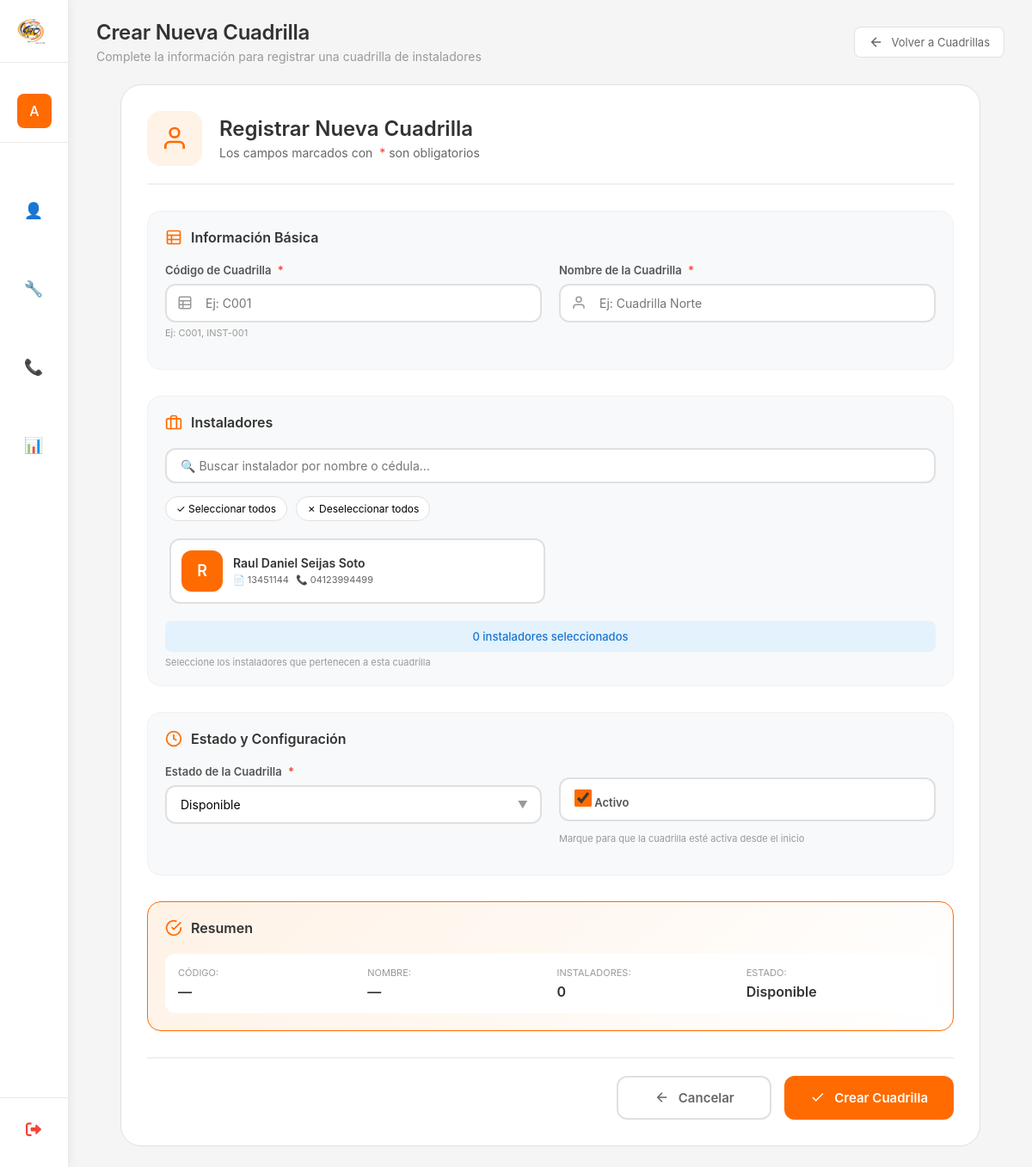
Screenshot of /crear/cuadrilla/ (signed in) with the database file from the repository.
### myapp/models.py (models this page shows, shortened)
class PerfilUsuario(models.Model):
    usuario = models.OneToOneField(
        User,
        on_delete=models.CASCADE,
        related_name='perfil',
        verbose_name="Usuario"
    )
    cedula = models.PositiveIntegerField(
        verbose_name="Cédula de Identidad",
        unique=True,
        null=True,
        blank=True
    )
    telefono = models.CharField(
        max_length=20,
        verbose_name="Teléfono",
        blank=True,
        null=True
    )
    activo = models.BooleanField(  # Campo nuevo
        default=True,
        verbose_name="Activo"
    )
    class Meta:
        verbose_name = "Perfil de Usuario"
        verbose_name_plural = "Perfiles de Usuarios"

### myapp/views_admin.py (the view)
# urls.py: path('crear/cuadrilla/',crear_cuadrilla, name='crear_cuadrilla'),
@login_required
def crear_cuadrilla(request):
    if not es_admin(request.user):
        messages.error(request, 'No tienes permisos para acceder a esta página.')
        return redirect('lista_cuadrillas')
    try:
        grupo_instalador = Group.objects.get(name='Instalador')
    except Group.DoesNotExist:
        grupo_instalador = Group.objects.create(name='Instalador')
        messages.info(request, 'Se creó automáticamente el grupo "Instalador".')
    if request.method == 'POST':
        form = CuadrillaForm(request.POST)
        if form.is_valid():
            cuadrilla = form.save(commit=False)
            cuadrilla.creado_por = request.user
            cuadrilla.save()
            form.save_m2m()  # Guardar relaciones ManyToMany
            messages.success(request, f'✅ Cuadrilla "{cuadrilla.nombre}" creada exitosamente.')
            return redirect('lista_cuadrillas')
        else:
            messages.error(request, '❌ Por favor corrige los errores en el formulario.')
    else:
        form = CuadrillaForm()
    instaladores_disponibles = PerfilUsuario.objects.filter(
        usuario__groups=grupo_instalador,
        usuario__is_active=True
    ).exclude(
        cuadrillas__isnull=False  # Excluir los que ya están en alguna cuadrilla
    ).select_related('usuario').order_by('usuario__first_name')
    instaladores_data = []
    for inst in instaladores_disponibles:
        instaladores_data.append({
            'id': inst.id,
            'nombre': inst.usuario.get_full_name() or inst.usuario.username,
            'cedula': inst.cedula or 'Sin cédula',
            'telefono': inst.telefono or 'Sin teléfono',
        })
    context = {
        'form': form,
        'instaladores': instaladores_disponibles,
        'instaladores_data': instaladores_data,
        'accion': 'Crear',
        'total_instaladores': instaladores_disponibles.count()
    }
    return render(request, 'Admin/cuadrilla/crear_cuadrilla.html', context)

### myapp/templates/Admin/cuadrilla/crear_cuadrilla.html (shortened to what this page needs)
{% extends 'Inicio_De_Sesion/base.html' %}
{% load static %}
{% block page_title %}Crear Nueva Cuadrilla{% endblock %}
{% block page_subtitle %}Complete la información para registrar una cuadrilla de instaladores{% endblock %}
{% block header_actions %}
<a href="{% url 'lista_cuadrillas' %}" class="btn-secondary">
    <svg width="18" height="18" viewBox="0 0 24 24" fill="none" stroke="currentColor" stroke-width="2">
        <path d="M19 12H5M12 19l-7-7 7-7"/>
    </svg>
    Volver a Cuadrillas
</a>
{% endblock %}
{% block content %}
<div class="form-container">
    <div class="form-card">
        <div class="form-header">
            <div class="form-header-icon">
                <svg width="32" height="32" viewBox="0 0 24 24" fill="none" stroke="#ff6b00" stroke-width="2">
                    <path d="M20 21v-2a4 4 0 0 0-4-4H8a4 4 0 0 0-4 4v2"/>
                    <circle cx="12" cy="7" r="4"/>
                </svg>
            </div>
            <div class="form-header-text">
                <h2>Registrar Nueva Cuadrilla</h2>
                <p>Los campos marcados con <span class="required">*</span> son obligatorios</p>
            </div>
        </div>
        <form method="post" class="edit-form" id="crearCuadrillaForm">
            <div class="form-section">
                <h3 class="section-title">
                    <svg width="20" height="20" viewBox="0 0 24 24" fill="none" stroke="#ff6b00" stroke-width="2">
                        <rect x="3" y="3" width="18" height="18" rx="2" ry="2"/>
                        <line x1="3" y1="9" x2="21" y2="9"/>
                        <line x1="3" y1="15" x2="21" y2="15"/>
                        <line x1="9" y1="21" x2="9" y2="9"/>
                    </svg>
                    Información Básica
                </h3>
                <div class="grid-2">
                    <div class="form-group">
                        <label for="{{ form.codigo.id_for_label }}">
                            {{ form.codigo.label }} <span class="required">*</span>
                        </label>
                        <div class="input-with-icon">
                            <svg width="18" height="18" viewBox="0 0 24 24" fill="none" stroke="#999" stroke-width="2">
                                <rect x="3" y="3" width="18" height="18" rx="2" ry="2"/>
                                <line x1="3" y1="9" x2="21" y2="9"/>
                                <line x1="3" y1="15" x2="21" y2="15"/>
                                <line x1="9" y1="21" x2="9" y2="9"/>
                            </svg>
                            {{ form.codigo }}
                        </div>
                        <small class="help-text">{{ form.codigo.help_text }}</small>
                    </div>
                    <div class="form-group">
                        <label for="{{ form.nombre.id_for_label }}">
                            {{ form.nombre.label }} <span class="required">*</span>
                        </label>
                        <div class="input-with-icon">
                            <svg width="18" height="18" viewBox="0 0 24 24" fill="none" stroke="#999" stroke-width="2">
                                <path d="M20 21v-2a4 4 0 0 0-4-4H8a4 4 0 0 0-4 4v2"/>
                                <circle cx="12" cy="7" r="4"/>
                            </svg>
                            {{ form.nombre }}
                        </div>
                    </div>
                </div>
            </div>
            <div class="form-section">
                <h3 class="section-title">
                    <svg width="20" height="20" viewBox="0 0 24 24" fill="none" stroke="#ff6b00" stroke-width="2">
                        <rect x="2" y="7" width="20" height="14" rx="2" ry="2"/>
                        <path d="M16 21V5a2 2 0 0 0-2-2h-4a2 2 0 0 0-2 2v16"/>
                    </svg>
                    Instaladores
                </h3>
                <div class="search-instaladores">
                    <input type="text" id="searchInstalador" placeholder="🔍 Buscar instalador por nombre o cédula..." class="search-input">
                </div>
                <div class="quick-select-buttons">
                    <button type="button" class="btn-quick" onclick="seleccionarTodos()">✓ Seleccionar todos</button>
                    <button type="button" class="btn-quick" onclick="deseleccionarTodos()">✗ Deseleccionar todos</button>
                </div>
                <div class="instaladores-grid" id="instaladoresGrid">
                    {% for instalador in instaladores %}
                    <label class="instalador-card" data-nombre="{{ instalador.usuario.get_full_name|default:instalador.usuario.username|lower }}" data-cedula="{{ instalador.cedula }}">
                        <div class="instalador-card-content">
                            <div class="instalador-avatar">
                                {{ instalador.usuario.get_full_name|default:instalador.usuario.username|first|upper }}
                            </div>
                            <div class="instalador-info">
                                <div class="instalador-nombre">{{ instalador.usuario.get_full_name|default:instalador.usuario.username }}</div>
                                <div class="instalador-detalle">
                                    <span class="instalador-cedula">📄 {{ instalador.cedula|default:"Sin cédula" }}</span>
                                    <span class="instalador-telefono">📞 {{ instalador.telefono|default:"Sin teléfono" }}</span>
                                </div>
                            </div>
                        </div>
                    </label>
                    {% empty %}
                    <div class="alert-warning">
                        ⚠ No hay instaladores disponibles. Todos los instaladores ya están asignados a otras cuadrillas.
                    </div>
                    {% endfor %}
                </div>
                <div class="seleccionados-info" id="instaladores-count">
                </div>
                <small class="help-text">Seleccione los instaladores que pertenecen a esta cuadrilla</small>
            </div>
            <div class="form-section">
                <h3 class="section-title">
                    <svg width="20" height="20" viewBox="0 0 24 24" fill="none" stroke="#ff6b00" stroke-width="2">
                        <circle cx="12" cy="12" r="10"/>
                        <path d="M12 6v6l4 2"/>
                    </svg>
                    Estado y Configuración
                </h3>
                <div class="grid-2">
                    <div class="form-group">
                        <label for="{{ form.estado.id_for_label }}">
                            {{ form.estado.label }} <span class="required">*</span>
                        </label>
                        <div class="select-wrapper">
                            {{ form.estado }}
                        </div>
                    </div>
                    <div class="form-group checkbox-group">
                        <label class="checkbox-label">
                            {{ form.activo }}
                            <span>{{ form.activo.label }}</span>
                        </label>
                        <small class="help-text">Marque para que la cuadrilla esté activa desde el inicio</small>
                    </div>
                </div>
            </div>
            <div class="form-section resumen-section">
                <h3 class="section-title">
                    <svg width="20" height="20" viewBox="0 0 24 24" fill="none" stroke="#ff6b00" stroke-width="2">
                        <path d="M22 11.08V12a10 10 0 1 1-5.93-9.14"/>
                        <polyline points="22 4 12 14.01 9 11.01"/>
                    </svg>
                    Resumen
                </h3>
                <div class="resumen-card" id="resumen">
                    <div class="resumen-item">
                        <span class="resumen-label">Código:</span>
                        <span class="resumen-value" id="resumen-codigo">—</span>
                    </div>
                    <div class="resumen-item">
                        <span class="resumen-label">Nombre:</span>
                        <span class="resumen-value" id="resumen-nombre">—</span>
                    </div>
                    <div class="resumen-item">
                        <span class="resumen-label">Instaladores:</span>
                        <span class="resumen-value" id="resumen-instaladores">0</span>
                    </div>
                    <div class="resumen-item">
                        <span class="resumen-label">Estado:</span>
                        <span class="resumen-value" id="resumen-estado">Disponible</span>
                    </div>
                </div>
            </div>
            <div class="form-actions">
                <a href="{% url 'lista_cuadrillas' %}" class="btn-outline">
                    <svg width="18" height="18" viewBox="0 0 24 24" fill="none" stroke="currentColor" stroke-width="2">
                        <path d="M19 12H5M12 19l-7-7 7-7"/>
                    </svg>
                    Cancelar
                </a>
                <button type="submit" class="btn-primary" id="btn-submit">
                    <svg width="18" height="18" viewBox="0 0 24 24" fill="none" stroke="currentColor" stroke-width="2">
                        <path d="M20 6L9 17l-5-5"/>
                    </svg>
                    Crear Cuadrilla
                </button>
            </div>
        </form>
    </div>
</div>
{% endblock %}

### myapp/templates/Inicio_De_Sesion/base.html (shortened to what this page needs)
{% load static %}
<!DOCTYPE html>
<html lang="es">
<head>
    <link rel="stylesheet" href="https://cdnjs.cloudflare.com/ajax/libs/font-awesome/6.0.0/css/all.min.css">
</head>
<body>
    <div class="dashboard">
        <div class="sidebar" id="sidebar">
            <div class="logo-area" onclick="window.location.href='{% url 'dashboard' %}'">
                <img src="{% static 'cd.png' %}" alt="VTC" class="logo">
            </div>
            <div class="user-info">
                <div class="user-avatar">
                    {{ user.username|first|upper }}
                </div>
            </div>
            <div class="menu">
                {% if user.groups.all.0.name != 'Call Center' %}
                <div class="menu-item" onclick="toggleSubmenu(this, 'vendedorSubmenu')">
                    <span class="menu-icon">👤</span>
                </div>
                {% endif %}
                {% if user.groups.all.0.name == 'Instalador' or user.groups.all.0.name == 'Administrador' or user.is_superuser %}
                <div class="menu-item" onclick="toggleSubmenu(this, 'instaladorSubmenu')">
                    <span class="menu-icon">🔧</span>
                </div>
                {% endif %}
                {% if user.is_superuser or user.groups.all.0.name == 'Administrador' or user.groups.all.0.name == 'Call Center' %}
                <div class="menu-item" onclick="toggleSubmenu(this, 'callcenterSubmenu')">
                    <span class="menu-icon">📞</span>
                </div>
                {% endif %}
                {% if user.is_superuser or user.groups.all.0.name == 'Administrador' or user.groups.all.0.name == 'Supervisor' %}
                <div class="menu-item" onclick="window.location.href='{% url 'panel_administrativo' %}'">
                    <span class="menu-icon">📊</span>
                </div>
                {% endif %}
            </div>
            <div class="sidebar-footer">
                <a href="{% url 'logout' %}" class="logout-sidebar" onclick="return confirm('¿Estás seguro que deseas cerrar sesión?')">
                    <i class="fas fa-sign-out-alt"></i>
                </a>
            </div>
        </div>
        <div class="main-content" id="mainContent">
            <div class="content-header">
                <div class="page-title">
                    <h1>{% block page_title %}Dashboard{% endblock %}</h1>
                    <p>{% block page_subtitle %}{{ current_date|default:"11 mar 2026" }} · Bienvenido de vuelta{% endblock %}</p>
                </div>
                <div class="header-actions">
                    {% block header_actions %}{% endblock %}
                </div>
            </div>
            {% block content %}{% endblock %}
        </div>
    </div>
</body>
</html>

### rows the page displays
PerfilUsuario: usuario.get_full_name|first "R", usuario.get_full_name "Raul Daniel Seijas Soto", cedula "13451144", telefono "04123994499"

### other values shown
{{ user.username|first|upper }} "A"
